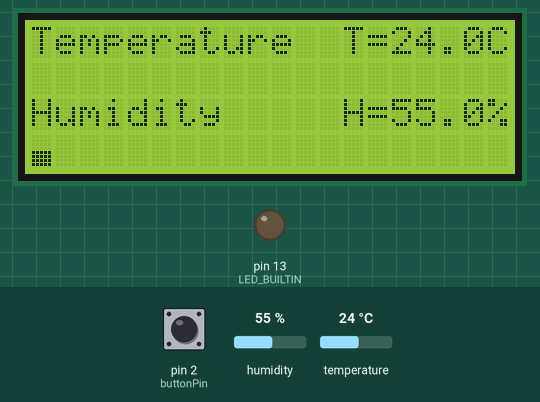
Recording of a sketch running on a simulated Arduino Uno, built with avr-gcc and run on an emulated ATmega328P. Shown: 20×4 character LCD, output pins drawn as LEDs (lit = HIGH). Inputs (shaded band) come from the test bench; at power-on: humidity 55 %, pin 2 (buttonPin) LOW, temperature 24 °C. What the sketch prints to the serial monitor is not drawn.

Above: at 8.3 s.
8.4 s: humidity set to 22 %
At 11.6 s:
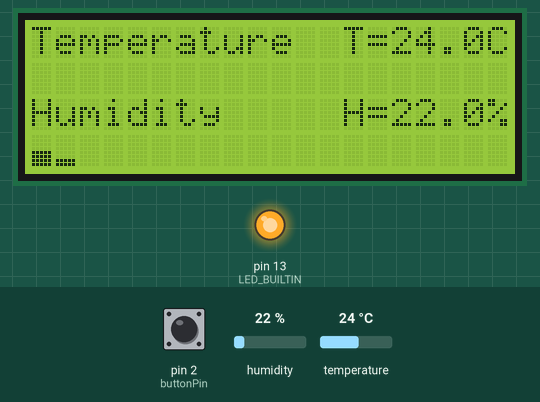
17.1 s: pin 2 (buttonPin) pulled HIGH for 3 s
At 20.1 s:
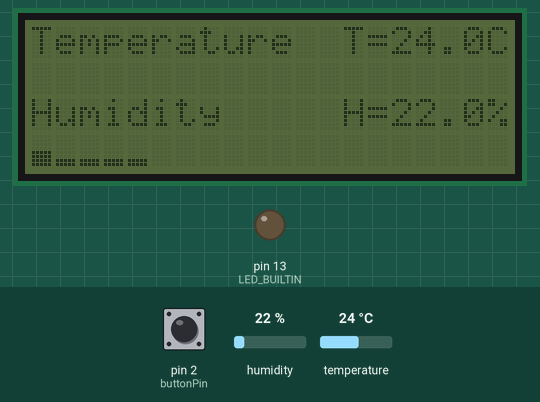
28.8 s: temperature set to 12 °C
At 32.8 s:
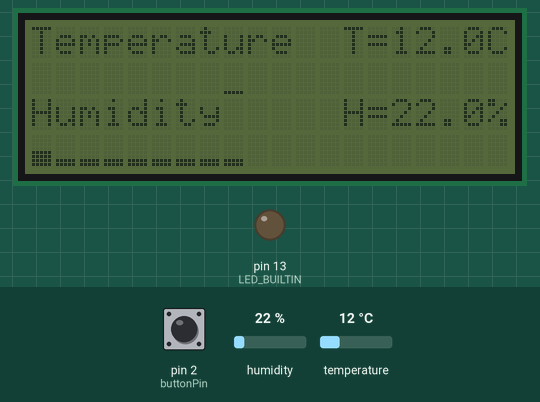
37.5 s: pin 2 (buttonPin) pulled HIGH for 3 s
At 38.4 s:
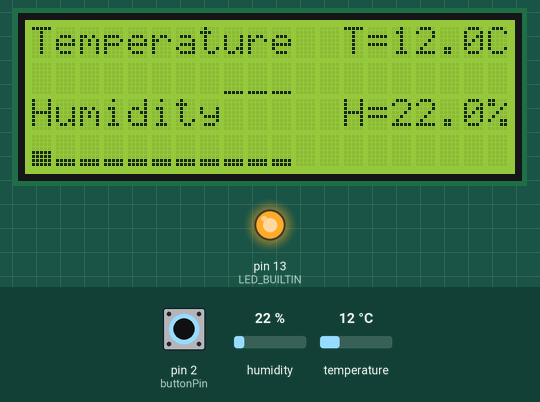
48.6 s: humidity set to 40 %
At 51.2 s:
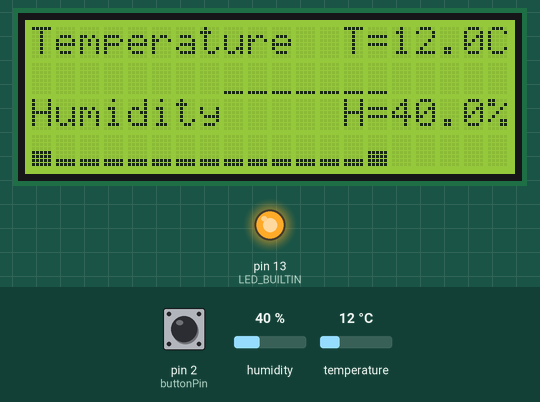
57.3 s: temperature set to 19 °C
At 60.3 s:
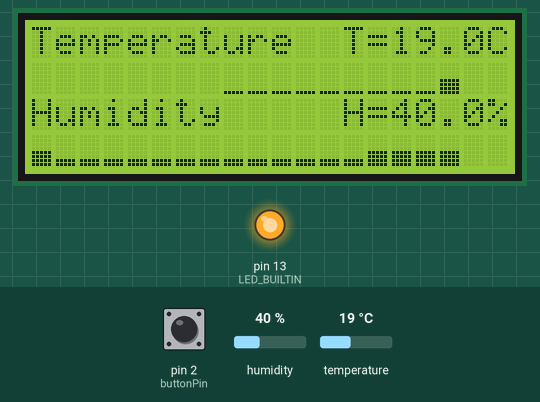
Timing chart, 0 to 61.8 s (numbered marks = the images above; inputs shaded):
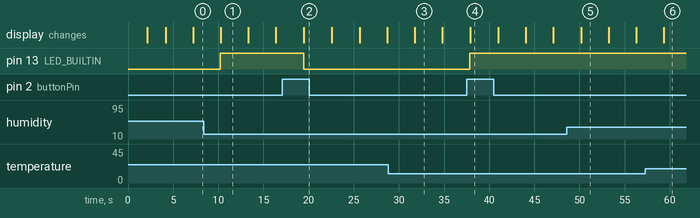

Measured:
- after the input at 8.4 s, the display: changes after 1.9 s (image 1)
- after the input at 17.1 s, pin 13 (LED_BUILTIN): HIGH → LOW after 2.3 s; the display: changes after 2.4 s (image 2)
- after the input at 28.8 s, the display: changes after 3.0 s (image 3)
- after the input at 37.5 s, pin 13 (LED_BUILTIN): LOW → HIGH after 0.36 s; the display: changes after 0.41 s (image 4)
- after the input at 48.6 s, the display: changes after 1.6 s (image 5)
- after the input at 57.3 s, the display: changes after 2.0 s (image 6)
- what the display in image 5 shows lasts 3.0 s, from 50.2 s to 53.2 s

The sketch:

Temp_monitor.ino
```cpp
//Live level plot on LCD display
#include <Wire.h>
#include <LiquidCrystal_I2C.h>
#include <DHT.h>

#define DHTPIN 12 // what digital pin we're connected to
#define DHTTYPE DHT22 // DHT 22  (AM2302), AM2321

DHT dht(DHTPIN, DHTTYPE);
LiquidCrystal_I2C lcd(0x27,20,4);  // set the LCD address to 0x27 for a 20 chars and 4 line display

int minutes;
int i;
float Temp;
float Hum;
float avTempHour;
float avHumHour;
float avTempMin;
float avHumMin;

const int buttonPin=2;
int buttonPushCounter=0;
int buttonState=0;
int lastButtonState=0;

// make some custom characters:
byte zero[8] = {
  0b00000,
  0b00000,
  0b00000,
  0b00000,
  0b00000,
  0b00000,
  0b00000,
  0b11111
};

byte one[8] = {
  0b00000,
  0b00000,
  0b00000,
  0b00000,
  0b00000,
  0b00000,
  0b11111,
  0b11111
};

byte two[8] = {
  0b00000,
  0b00000,
  0b00000,
  0b00000,
  0b00000,
  0b11111,
  0b11111,
  0b11111
};

byte three[8] = {
  0b00000,
  0b00000,
  0b00000,
  0b00000,
  0b11111,
  0b11111,
  0b11111,
  0b11111
};

byte four[8] = {
  0b00000,
  0b00000,
  0b00000,
  0b11111,
  0b11111,
  0b11111,
  0b11111,
  0b11111
};

byte five[8] = {
  0b00000,
  0b00000,
  0b11111,
  0b11111,
  0b11111,
  0b11111,
  0b11111,
  0b11111
};

byte six[8] = {
  0b00000,
  0b11111,
  0b11111,
  0b11111,
  0b11111,
  0b11111,
  0b11111,
  0b11111
};

byte seven[8] = {
  0b11111,
  0b11111,
  0b11111,
  0b11111,
  0b11111,
  0b11111,
  0b11111,
  0b11111
};


void setup()
{
  Serial.begin(9600);
  pinMode(LED_BUILTIN, OUTPUT);
  pinMode(buttonPin, INPUT);

  lcd.init();                      // initialize the lcd

  // create a new character
  lcd.createChar(0, zero);
  lcd.createChar(1, one);
  lcd.createChar(2, two);
  lcd.createChar(3, three);
  lcd.createChar(4, four);
  lcd.createChar(5, five);
  lcd.createChar(6, six);
  lcd.createChar(7, seven);
  // Print a message to the LCD.
  lcd.setBacklight(50);
  lcd.setCursor(6,0);
  lcd.print("Welcome!");
  delay(2000);
  lcd.clear();
  lcd.setCursor(0,0);
  lcd.print("LUMI AMBIENT CONTROL");
  delay(2000);
  lcd.setCursor(7,2);
  lcd.print("Info:");
  lcd.setCursor(0,3);
  lcd.print("scmarco@chalmers.se");
  delay(3000);
  lcd.clear();
 }
void loop()
{
  for(minutes=0, avTempHour=0.0, avHumHour=0.0; minutes<60; minutes++)
  {
    for(i=0, avTempMin=0.0, avHumMin=0.0; i<20; i++)
    {


      Temp=dht.readTemperature();
      avTempMin+=Temp;
      Serial.println(Temp);
      lcd.setCursor(0,0);
      lcd.print("Temperature  T=");
      lcd.print(Temp);
      lcd.setCursor(19,0);
      lcd.print("C");

      Hum=dht.readHumidity();
      avHumMin+=Hum;
      Serial.println(Hum);
      lcd.setCursor(0,2);
      lcd.print("Humidity     H=");
      lcd.print(Hum);
      lcd.setCursor(19,2);
      lcd.print("%");


      lcd.setCursor(i,1);
      if (Temp <22.0 && Temp>18.0)
        lcd.write(byte(3));
      else if (Temp <24.0 && Temp>22.1)
        lcd.write(byte(4));
      else if (Temp <26 && Temp>24.1)
        lcd.write(byte(5));
      else if (Temp <28 && Temp>26.1)
        lcd.write(byte(6));
      else if (Temp>28.1)
        lcd.write(byte(7));
      else if (Temp <17.9 && Temp>15)
        lcd.write(byte(2));
      else if (Temp <14.9 && Temp>13)
        lcd.write(byte(1));
      else if (Temp <12.9)
        lcd.write(byte(0));


      lcd.setCursor(i,3);
      if (Hum <=60 && Hum>=40)
        lcd.write(byte(3));
      else if (Hum <=70 && Hum>=60.1)
        lcd.write(byte(4));
      else if (Hum <=80 && Hum>=70.1)
        lcd.write(byte(5));
      else if (Hum <=90 && Hum>=80.1)
        lcd.write(byte(6));
      else if (Hum <=100 && Hum>=90.1)
        lcd.write(byte(7));
      else if (Hum <=39.9 && Hum>=30)
        lcd.write(byte(2));
      else if (Hum <=29.9 && Hum>=20)
        lcd.write(byte(1));
      else if (Hum <=19.9 && Hum>=0)
        lcd.write(byte(0));
       delay(3000);
       buttonState=digitalRead(buttonPin);

 if (buttonState!=lastButtonState)
 {
    if (buttonState==HIGH)
    {
      buttonPushCounter++;
    }

    delay(50);
 }

lastButtonState=buttonState;

 if(buttonPushCounter%2==0)
 {
     lcd.setBacklight(50);
    digitalWrite(LED_BUILTIN, HIGH);   // turn the LED on (HIGH is the voltage level)
 }
 else
 {
     lcd.setBacklight(0);
    digitalWrite(LED_BUILTIN, LOW);    // turn the LED off by making the voltage LOW
 }
    }
    lcd.clear();
    avTempMin=avTempMin/20;
    lcd.setCursor(0,0);
    lcd.print("Last 3 minutes:");
    lcd.setCursor(0,1);
    lcd.print("T_mean=");
    lcd.print(avTempMin);
    lcd.setCursor(11,1);
    lcd.print("C");

    avHumMin=avHumMin/20;
    lcd.setCursor(0,2);
    lcd.print("H_mean=");
    lcd.print(avHumMin);
    lcd.setCursor(11,2);
    lcd.print("%");
    delay(5000);
    lcd.clear();
  }


}
```
